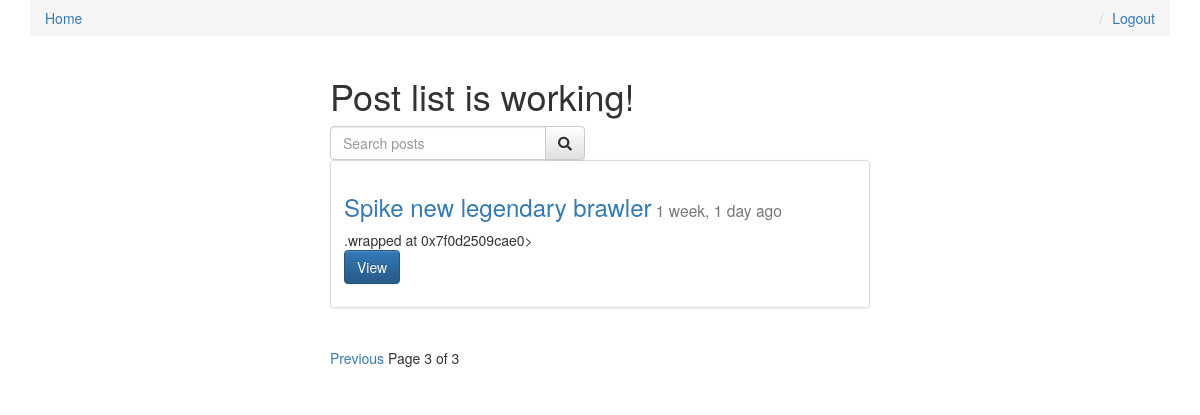
Before: /?page=3 (signed in) with the older database file.
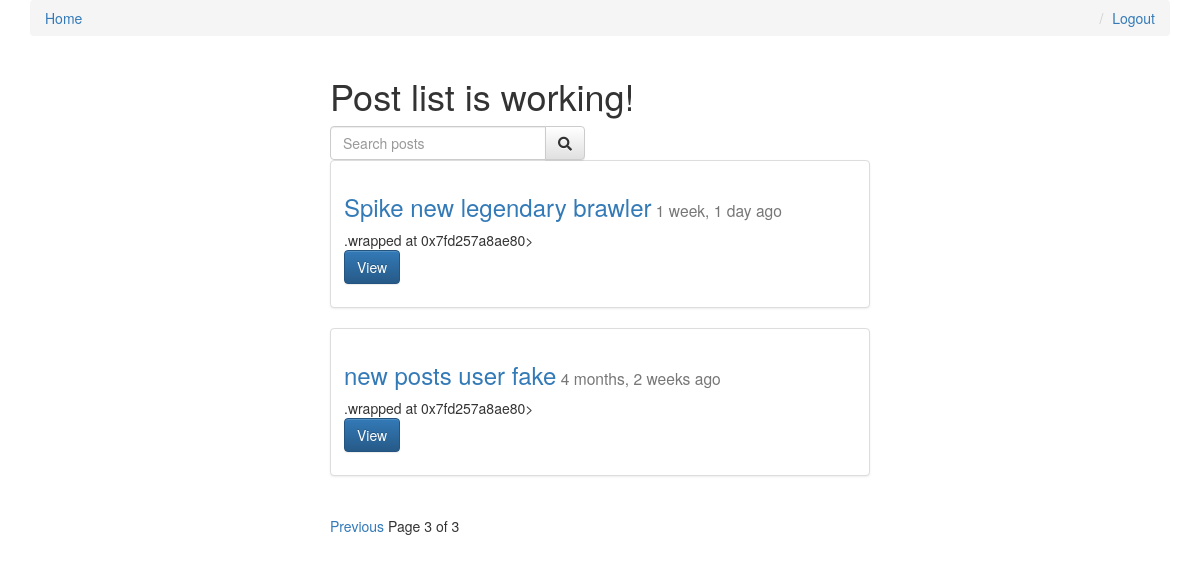
After: the same page with the newer database file.
### posts/models.py (models this page shows, shortened)
class Post(models.Model):
    user = models.ForeignKey(settings.AUTH_USER_MODEL, default=1)
    title = models.CharField(max_length=255)
    slug = models.SlugField(unique=True)
    image = models.ImageField(upload_to=upload_location,
            null=True,
            blank=True,
            width_field="width_field",
            height_field="height_field")
    height_field = models.IntegerField(default=0)
    width_field = models.IntegerField(default=0)
    content = models.TextField()
    draft = models.BooleanField(default=False)
    publish = models.DateField(auto_now=False, auto_now_add=False)
    read_time = models.IntegerField(default=0) # models.TimeField(null=True, blank=True)
    updated = models.DateTimeField(auto_now=True, auto_now_add=False)
    timestamp = models.DateTimeField(auto_now=False, auto_now_add=True)
    objects = PostManager()
    def get_absolute_url(self):
        return reverse("posts:detail", kwargs={"slug": self.slug})
    def get_markdown(self):
        content = self.content
        markdown_text = markdown(content)
        return mark_safe(markdown_text)

### posts/views.py (the view, shortened to what this page needs)
# urls.py: url(r'^$', post_list, name='list'),
def post_list(request):
    today = timezone.now().date()
    queryset_list = Post.objects.active() # filter(draft=False).filter(publish__lte=timezone.now()) #all().order_by("-timestamp")
    if request.user.is_staff or not request.user.is_superuser:
        queryset_list = Post.objects.all()
    query = request.GET.get("q")
    paginator = Paginator(queryset_list, 2)
    page_request_var = "page"
    page = request.GET.get(page_request_var)
    try:
        queryset = paginator.page(page)
    except PageNotAnInteger:
        queryset = paginator.page(1)
    except EmptyPage:
        queryset = paginator.page(paginator.num_pages)
    context = {
        "object_list": queryset,
        "title": "Post list is working!",
        "page_request_var": page_request_var,
        "today": today,
    }
    return render(request, "post_list.html", context)

### posts/models.py (called while the page is built)
    def active(self, *args, **kwargs):
        return super(PostManager, self).filter(draft=False).filter(publish__lte=timezone.now())

### templates/post_list.html (shortened to what this page needs)
{% extends "base.html" %}
{% block content %}
<div class="col-sm-6 col-sm-offset-3">
  <h1>{{ title }}</h1>
  <form class="row" method="GET" action="">
    <div class="col-sm-6">
      <div class="input-group">
        <input class="form-control" type="text" name="q" placeholder="Search posts" value="{{ request.GET.q }}">
        <span class="input-group-btn">
          <button class="btn btn-default" type="submit"><i class="fa fa-search"></i></button>
        </span>
    </div>
  </div>
  </form>
  {% for obj in object_list %}
    <div class="row">
      <div class="col-sm-12">
        <div class="thumbnail">
          <div class="caption post-detail-item">
            <h3>
              <a href='{{ obj.get_absolute_url }}'>{{ obj.title }}</a><small> {{ obj.publish | timesince }} ago</small>
            </h3>
            {{ obj.get_markdown|safe }}
            <p><a href="{{ obj.get_absolute_url }}" class="btn btn-primary" role="button">View</a></p>
          </div>
        </div>
      </div>
    </div>
  {% endfor %}
  <div class="pagination">
    <span class="step-links">
      {% if object_list.has_previous %}
        <a href="?{{ page_request_var }}={{ object_list.previous_page_number }}{% if request.GET.q %}&q={{ request.GET.q }}{% endif %}">Previous</a>
      {% endif %}
      <span class="current">
        Page {{ object_list.number }} of {{ object_list.paginator.num_pages }}
      </span>
    </span>
  </div>
</div>
{% endblock content %}

Changed rows visible on the page:
computed for Post "Spike new legendary brawler": get_markdown ".wrapped at 0x7f0d2509cae0>" → ".wrapped at 0x7fd257a8ae80>"
added Post: title "new posts user fake", publish "4 months, 2 weeks", get_markdown ".wrapped at 0x7fd257a8ae80>"
